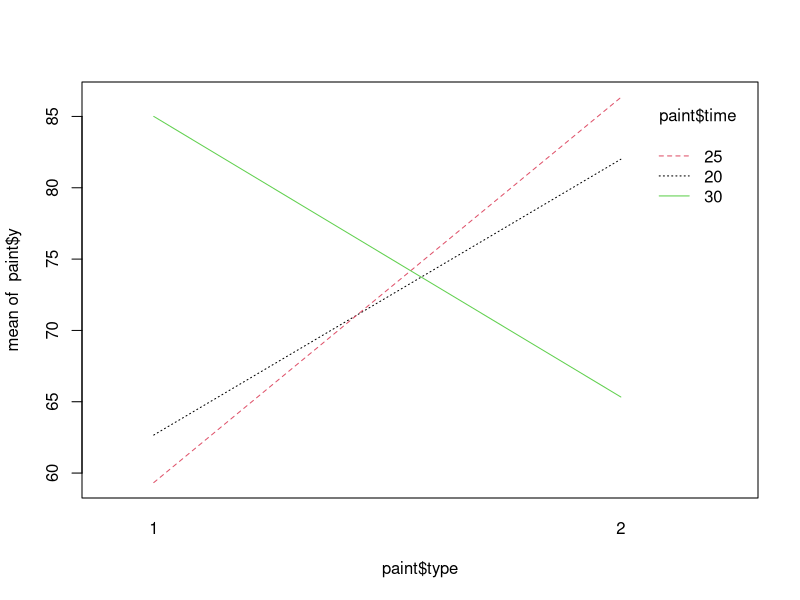
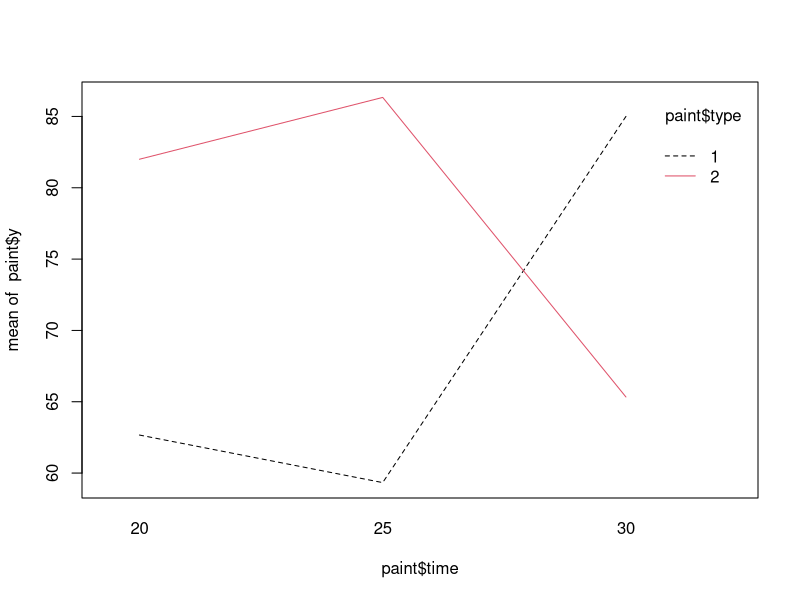
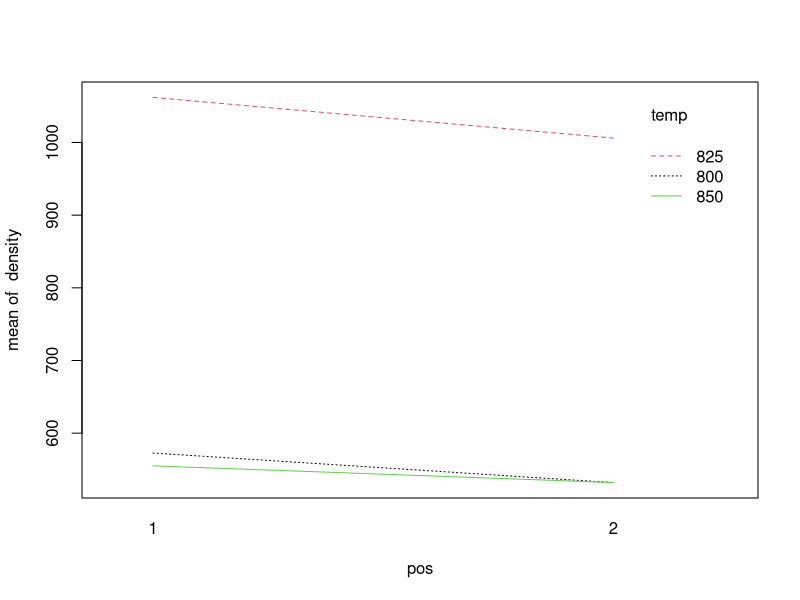
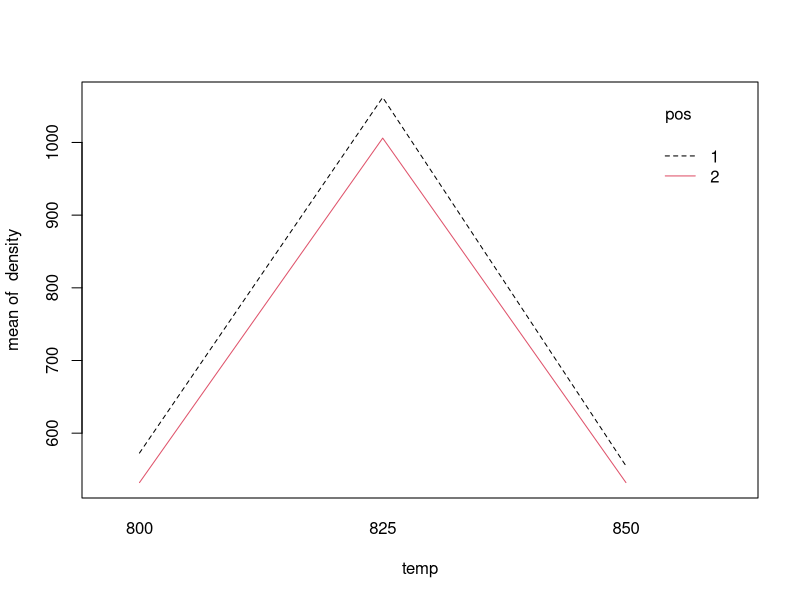

Reproduce these figures in R, in order.
## ---- chunk 1
data(mtcars)
fit_full = lm(mpg ~ cyl + wt + hp, mtcars)
drop1(fit_full)
## ---- chunk 2
tss = sum((mtcars$mpg - mean(mtcars$mpg)) ^ 2)
tss
## ---- chunk 3
# RSS
fit_reduced = lm(mpg ~ cyl + hp, mtcars)
rss_reduced = sum(fit_reduced$residuals ^ 2)
rss_reduced
## ---- chunk 4
# Sum of Sq
rss_full = sum(fit_full$residuals ^ 2)
rss_reduced - rss_full
## ---- chunk 5
mss_reduced = sum((fit_reduced$fitted.values - mean(mtcars$mpg)) ^ 2)
rss_reduced + mss_reduced == tss
## ---- chunk 6
drop1(fit_full, test = "F")
## ---- chunk 7
anova(fit_full)
## ---- chunk 8
fit1 = lm(mpg ~ cyl, mtcars)
fit2 = lm(mpg ~ cyl + wt, mtcars)

fit1_sumsq = sum((fit1$fitted.values - mean(mtcars$mpg)) ^ 2)
fit2_sumsq = sum((fit2$fitted.values - mean(mtcars$mpg)) ^ 2)
fit2_sumsq - fit1_sumsq
## ---- chunk 9
817.71 + 117.16 + 14.55 + 176.62 == round(tss, 2)
## ---- chunk 10
paint = data.frame(
  type = factor(c(rep(1,9), rep(2,9))),
  time = factor(rep(c(rep(20,3), rep(25,3), rep(30,3)), 2)), 
  y = c(74,64,50, 73,61,44, 78,85,92, 92,86,68, 98,73,88, 66,45,85)
)
## ---- chunk 11
fit = lm(y ~ type*time, paint)
## ---- chunk 12
interaction.plot(paint$type, paint$time, paint$y, col = 1:3)
interaction.plot(paint$time, paint$type, paint$y, col = 1:100)
## ---- chunk 13
summary(fit)
drop1(fit, test="F")
## ---- chunk 14
anode = data.frame(
  pos = factor(c(rep(1,9), rep(2,9))),
  temp = factor(rep(c(rep(800,3), rep(825,3), rep(850,3)), 2)), 
  density = c(570,565,583, 1063,1080,1043, 565,510,590, 
              528,547,521, 988,1026,1004, 526,538,532)
)
## ---- chunk 15
fit = lm(density ~ pos*temp, anode)
## ---- chunk 16
with(anode, interaction.plot(pos, temp, density, col=1:3))
with(anode, interaction.plot(temp, pos, density, col=1:2))
## ---- chunk 17
drop1(fit, test="F")
summary(fit)
